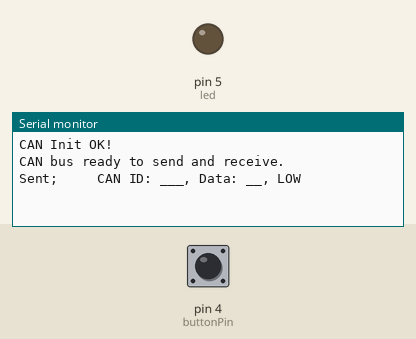
A sketch run on a simulated Arduino Uno, built with avr-gcc and run on an emulated ATmega328P. Parts: output pins drawn as LEDs (lit = HIGH), the last lines printed to the serial monitor. The inputs (shaded band) are chosen by the test bench; at power-on: pin 4 (buttonPin) HIGH.

Above: at 1.2 s.
1.3 s: pin 4 (buttonPin) pulled LOW for 0.15 s
At 1.46 s:
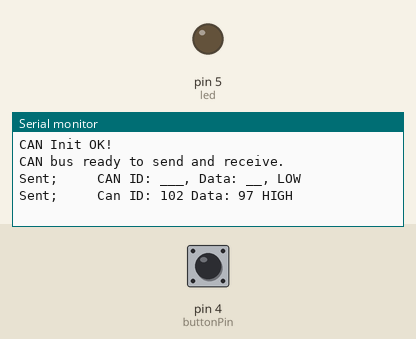
At 2.8 s:
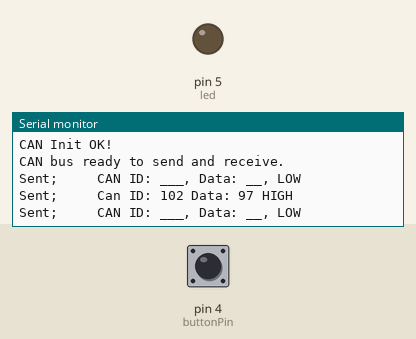

Measured:
- after the input at 1.3 s, the serial monitor: prints a new line at once (image 1)

The sketch:

Test_parsing_edge.ino
```cpp
#include <SPI.h>
#include <mcp_can.h>

const int SPI_CS_PIN = 10;
MCP_CAN CAN0(SPI_CS_PIN);  // Set CS pin
const int buttonPin = 4;
const int led = 5;
const int CAN0_INT = 2;
int buttonState = 0;
int lastButtonState = 0;

// received data
long unsigned int canId;
long unsigned int masked_canId;
unsigned char len = 0;
unsigned char buf[8] = {0};
volatile bool messageReceived = false;  // Flag to indicate message reception

long unsigned int mask = 0xF;
// long unsigned int filter = 0x1;
long unsigned int filter = 0x2;

uint16_t masking(uint16_t message) {
    return message & mask;
}

void setup() {
  pinMode(led, OUTPUT);
  pinMode(buttonPin, INPUT_PULLUP);  // Assuming button is active-low
  Serial.begin(115200);

  // Initialize the CAN bus at 500 kbps
  if (CAN0.begin(MCP_ANY, CAN_500KBPS, MCP_16MHZ) == CAN_OK) {
    Serial.println("CAN Init OK!");
  } else {
    Serial.println("CAN Init Failed!");
    while (1);  // init failed, stop the program
  }

  // Set CAN mode to normal operation
  // CAN0.setMode(MODE_CONFIG);

  pinMode(CAN0_INT, INPUT);  // Configuring pin for /INT input
  // attachInterrupt(digitalPinToInterrupt(CAN0_INT), CAN_ISR, FALLING);

  Serial.println("CAN bus ready to send and receive.");
  // Serial.println("ID  DLC   DATA");

  //CAN0.init_Mask(0, 0, 0x700);
  //Mask should be all ones, care about all digits

  // CAN0.init_Mask(0, 0, 0xFFF);
  // CAN0.init_Filt(0, 0, 0xF00);

  // Return to normal mode
  CAN0.setMode(MCP_NORMAL);

}

int edgeDetector () {
  // read the pushbutton input pin:
  buttonState = digitalRead(buttonPin);

  // compare the buttonState to its previous state
  if (buttonState != lastButtonState) {
    // save the current state as the last state, for next time through the loop
    lastButtonState = buttonState;
    if (buttonState == HIGH) {
      // if the current state is HIGH then the button went from off to on:
      return 0;
    } else{
      return 1;
    }
  }
  return -1;
}

void readCANMessage() {
  //while (1) {  // Check if data is available
  if (CAN0.checkReceive() == CAN_MSGAVAIL){
    CAN0.readMsgBuf(&canId, 0, &len, buf);   // Read data
    masked_canId = masking(canId);
    // Serial.println("Masked CAN ID: ");
    // Serial.print(masked_canId, HEX);

    Serial.print("\nReceived; CAN ID: ");
    Serial.print(canId, HEX);
    Serial.print(", Data: ");

    for (int i = 0; i < len; i++) {
      Serial.print(buf[i], HEX);
      Serial.print(" ");
    }
    // Serial.println();

    // for (int i = 0; i < len; i++) {  // Print the received data
    //   Serial.print(buf[i], DEC);
    //   Serial.print(" ");
    // }

    if (masked_canId & filter) {
      // Serial.println("The final bit is 1");
      if (buf[0] > 0) {
        digitalWrite(led, HIGH);  // Turn on LED if first byte > 0
        //Serial.println("HIGH");
        //Serial.println();
      } else {
        digitalWrite(led, LOW);   // Turn off LED otherwise
        //Serial.println("LOW");
        //Serial.println();
      }
    }
    // Serial.println("Message received");


  } else {
    for (int i = 0; i < 8; i++){  // clear the buffer
      buf[i] = 0;
    }

  }
}

// Function to send CAN message based on button state
void sendCANMessage() {
  // Prepare CAN messages
  // unsigned long can_id1 = 0x301;  // CAN ID for message 1
  unsigned long can_id1 = 0x102;  // CAN ID that does not pass mask and filter
  // unsigned long can_id1 = 0x103;
  unsigned char data_m1[1] = {0x097};  // Data payload for message 1
  unsigned char data_m0[1] = {0x000};
  // unsigned char data_m2[1] = {0x00};  // Data payload for message 2

  int state = edgeDetector(); // 1 for on 0 for off -1 for unchanged
  // Serial.print("state = ");
  // Serial.print(state);

  if(state != -1){
      Serial.print("Sent;     ");

      if (state == 1) {  // If button is pressed
        CAN0.sendMsgBuf(can_id1, 0, 1, data_m1);  // Send message 1
        Serial.print("Can ID: ");
        Serial.print(can_id1, HEX);
        Serial.print(" Data: ");
        Serial.print(data_m1[0], HEX);
        Serial.println(" HIGH");
      } else {    // if button is unpressed
        CAN0.sendMsgBuf(can_id1, 0, 1, data_m0);
        Serial.println("CAN ID: ___, Data: __, LOW");
      }
  }
}

void loop() {
  // Check if a message is received
  readCANMessage();

  // Send CAN message based on the button state
  sendCANMessage();

  delay(100);  // Adjust the delay as needed to control the sending frequency
}
```
